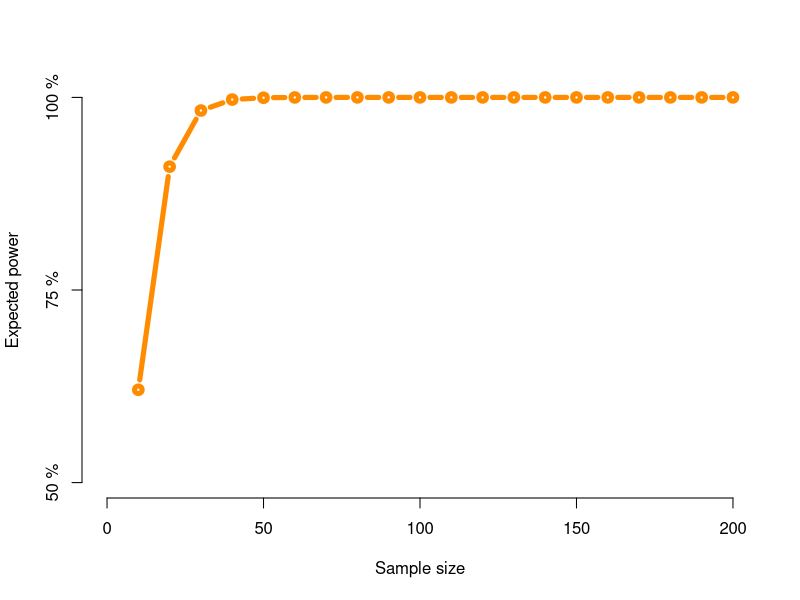
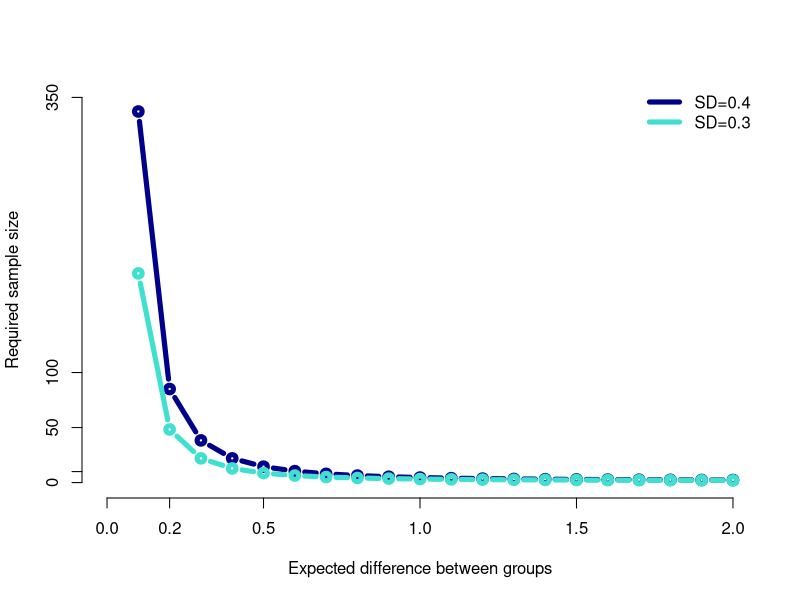

These figures' R source, in order:
## ---- chunk 1
power.t.test(n=6,delta=0.3,sd=0.28,type="two.sample") 
## ---- chunk 2
# TODO: Use the power.t.test() function to calculate the sample size needed to achieve a power of 90%, assuming that the magnitude of the difference is 0.3 units and the standard deviation is 0.28 units.
help("power.t.test")
power.t.test(power=0.9,delta=0.3,sd=0.28,type="two.sample") 
## ---- chunk 3
samplesizes <- seq(from=10,to=200,by=10)
# TODO: Use the power.t.test() function to compute the power of a sequence of sample sizes. Assume that the magnitude of difference is 0.3 unites and the standard deviation is 0.28 units. Then, use the plot() function to plot that relationship.
power_samplesizes <- power.t.test(n=samplesizes,delta=0.3,sd=0.28)$power
plot(samplesizes,
     power_samplesizes,
     xlim=c(0,200),
     xlab="Sample size",
     ylab="Expected power",
     ylim=c(0.5,1),
     type="b",
     col="darkorange",
     lwd=5,axes=FALSE)
axis(1,at=c(0,50,100,150,200))
axis(2,at=c(0.5,0.75,1),labels=paste(c(50,75,100),"%")) 
## ---- chunk 4
differences <- seq(from=0.1,to=2,by=0.1)
samplesize_sd04 <- sapply(differences,
                          function(d){power.t.test(power=0.9,
                                                   delta=d,
                                                   sd=0.4,
                                                   type="two.sample")$n})
samplesize_sd03 <- sapply(differences,
                          function(d){power.t.test(power=0.9,
                                                   delta=d,
                                                   sd=0.3,
                                                   type="two.sample")$n})
plot(differences,
     samplesize_sd04,
     xlim=c(0,2),
     xlab="Expected difference between groups",
     ylab="Required sample size",
     ylim=c(0,350),
     type="b",
     col="darkblue",
     lwd=5,axes=FALSE)
lines(differences, samplesize_sd03,col="turquoise",lwd=5,type="b")
axis(1,at=c(0,0.2,0.5,1,1.5,2))
axis(2,at=c(350,100,50,10,0))
legend(x="topright",lwd=5,bty="n",legend=c("SD=0.4","SD=0.3"),col=c("darkblue","turquoise")) 
